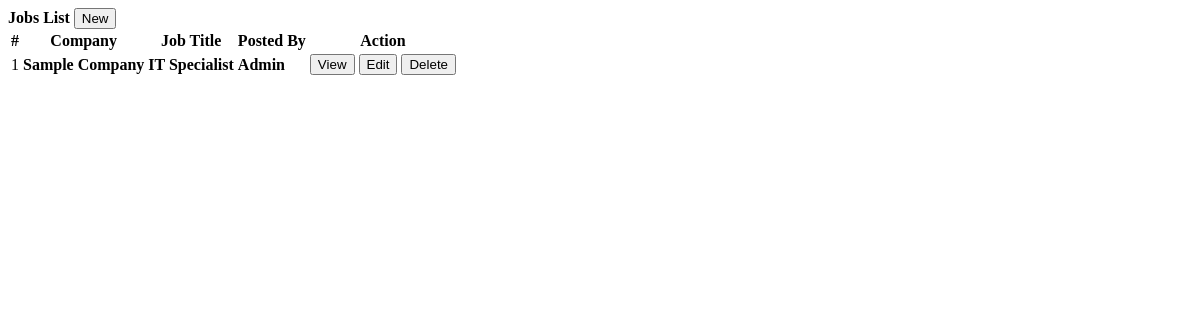
The app's page /admin/jobs.php with its own data.
### tables this page shows
CREATE TABLE `careers` (
  `id` int(30) NOT NULL,
  `company` varchar(250) NOT NULL,
  `location` text NOT NULL,
  `job_title` text NOT NULL,
  `description` text NOT NULL,
  `user_id` int(30) NOT NULL,
  `date_created` datetime NOT NULL DEFAULT current_timestamp()
);

CREATE TABLE `users` (
  `id` int(30) NOT NULL,
  `name` text NOT NULL,
  `username` varchar(200) NOT NULL,
  `password` text NOT NULL,
  `password_hash` VARCHAR(255) NOT NULL,   
  `type` tinyint(1) NOT NULL DEFAULT 3 COMMENT '1=Admin,2=Alumni,3= student',
  `auto_generated_pass` text NOT NULL,
  `alumnus_id` int(30) NOT NULL,
  `student_id` int(30) NOT NULL,
  `reset_token_hash` VARCHAR(64) NULL DEFAULT NULL,
  `reset_token_expires_at` DATETIME NULL DEFAULT NULL,
  `email` varchar(255) NOT NULL
  
);

### admin/jobs.php (the view, shortened to what this page needs)
<?php include('db_connect.php');?>
<div class="container-fluid">
	<div class="col-lg-12">
		<div class="row">
			<div class="col-md-12">
				<div class="card">
					<div class="card-header">
						<b>Jobs List</b>
						<span class="">
							<button class="btn btn-primary btn-block btn-sm col-sm-2 float-right" type="button" id="new_career">
					<i class="fa fa-plus"></i> New</button>
				</span>
					</div>
					<div class="card-body">
						<table class="table table-bordered table-condensed table-hover">
							<thead>
								<tr>
									<th class="text-center">#</th>
									<th class="">Company</th>
									<th class="">Job Title</th>
									<th class="">Posted By</th>
									<th class="text-center">Action</th>
								</tr>
							</thead>
							<tbody>
								<?php
								$i = 1;
								$jobs =  $conn->query("SELECT c.*,u.name from careers c inner join users u on u.id = c.user_id order by id desc");
								while($row=$jobs->fetch_assoc()):
								?>
								<tr>
									<td class="text-center"><?php echo $i++ ?></td>
									<td class="">
										 <p><b><?php echo ucwords($row['company']) ?></b></p>
									</td>
									<td class="">
										 <p><b><?php echo ucwords($row['job_title']) ?></b></p>
									</td>
									<td class="">
										 <p><b><?php echo ucwords($row['name']) ?></b></p>
									</td>
									<td class="text-center">
										<button class="btn btn-sm btn-outline-primary view_career" type="button" data-id="<?php echo $row['id'] ?>" >View</button>
										<button class="btn btn-sm btn-outline-primary edit_career" type="button" data-id="<?php echo $row['id'] ?>" >Edit</button>
										<button class="btn btn-sm btn-outline-danger delete_career" type="button" data-id="<?php echo $row['id'] ?>">Delete</button>
									</td>
								</tr>
								<?php endwhile; ?>
							</tbody>
						</table>
					</div>
				</div>
			</div>
		</div>
	</div>
</div>

### admin/jobs.php (style rules this page uses)
td { vertical-align: middle !important; }
td p { margin: unset }

### records on screen
careers: company "Sample Company", job_title "IT Specialist", user.name "Admin"
